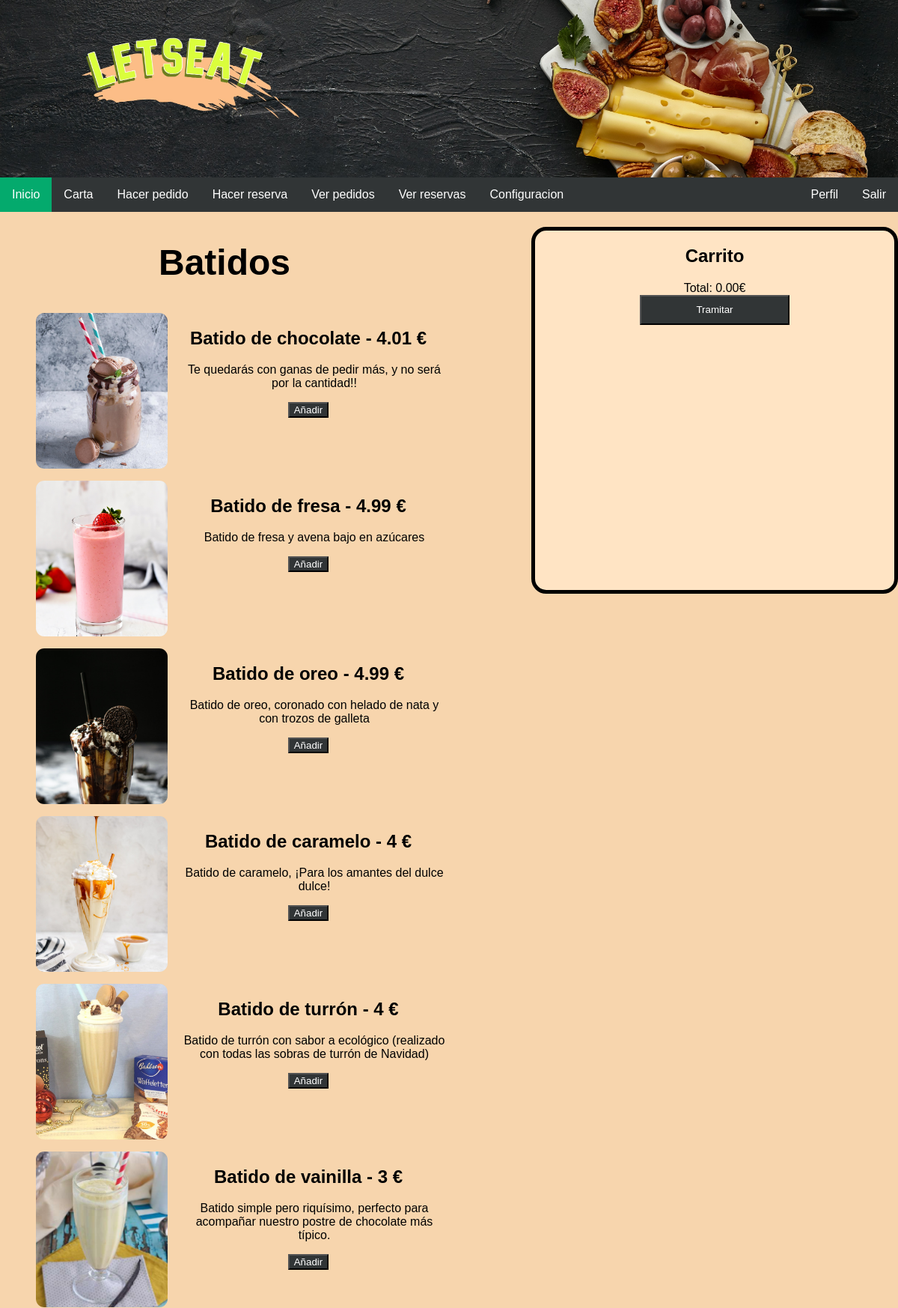
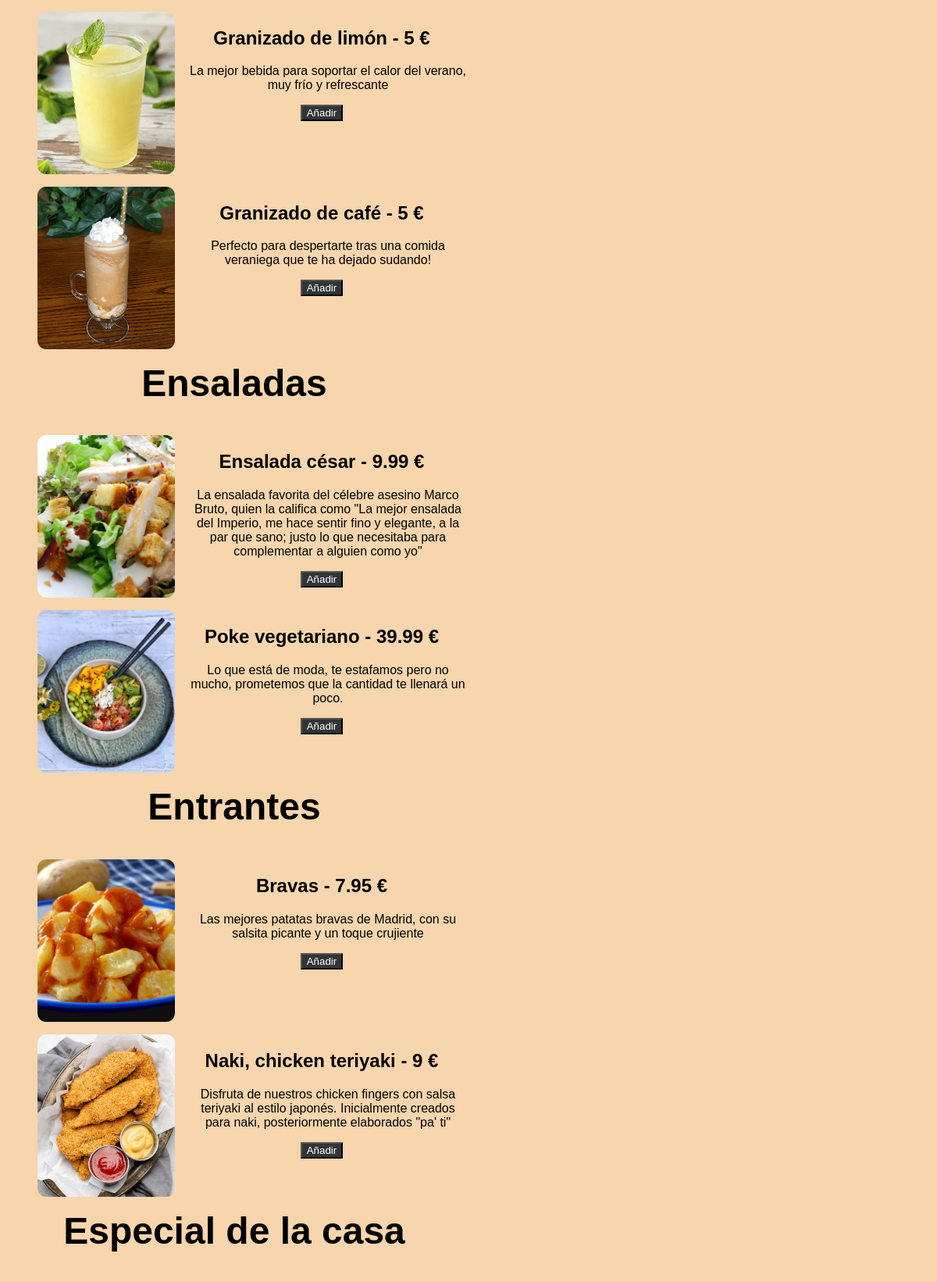
/Code/hacerPedido.php (signed in, upper part), run on the app's committed database (2 pictures, top to bottom).
### tables this page shows
CREATE TABLE `categoria` (
  `id` int(10) NOT NULL,
  `nombre` varchar(32) NOT NULL
);

CREATE TABLE `platos` (
  `id` int(10) NOT NULL,
  `foto` varchar(32) NOT NULL,
  `nombre` varchar(32) NOT NULL,
  `precio` float NOT NULL,
  `descripcion` text NOT NULL,
  `id_categoria` int(11) NOT NULL
);

### Code/includes/Categoria.php (called while the page is built, shortened)
<?php
class Categoria
{
    private $nombre;
    private function __construct($id, $nombre)
    {
        $this->nombre = $nombre;
    }
    public static function listaCategorias()
    {
        $app = Aplicacion::getInstancia();
        $conn = $app->conexionBd();
        $query = sprintf("SELECT * FROM categoria");
        $rs = $conn->query($query);
        if($rs) {
            $listaCategorias = array();
            while($row = mysqli_fetch_assoc($rs)){
                $listaCategorias[] = new Categoria($row['id'], $row['nombre']);
            }
            return $listaCategorias;
        }
        else {
            $rs->free();
            return false;
        }
    }
    public function getNombre()
    {
        return $this->nombre;
    }
}
?>

### Code/includes/Plato.php (called while the page is built, shortened)
<?php
class Plato
{
    private $id;
    private $foto;
    private $nombre;
    private $precio;
    private $descripcion;
    private function __construct($id, $foto, $nombre, $precio, $descripcion, $idCategoria)
    {
        $this->id = $id;
        $this->foto = $foto;
        $this->nombre = $nombre;
        $this->precio = $precio;
        $this->descripcion = $descripcion;
    }
    public static function listaPlatosCategoria($idCat)
    {
        $app = Aplicacion::getInstancia();
        $conn = $app->conexionBd();
        $listaPlatos = array();
        $queryPlatos = sprintf("SELECT * FROM platos WHERE id_categoria = '%d'", $idCat);
        $rsPlatos = $conn->query($queryPlatos);
        if($rsPlatos) {
            while($rowPlato = mysqli_fetch_assoc($rsPlatos)){
                $listaPlatos[] = new Plato($rowPlato['id'], $rowPlato['foto'], $rowPlato['nombre'], $rowPlato['precio'], $rowPlato['descripcion'], $rowPlato['id_categoria']);
            }
            return $listaPlatos;
        }
        else {
            return false;
        }
    }
    public function getId()
    {
        return $this->id;
    }
    public function getNombre()
    {
        return $this->nombre;
    }
    public function getPrecio()
    {
        return $this->precio;
    }
    public function getDescripcion()
    {
        return $this->descripcion;
    }
    public function getFoto()
    {
        return $this->foto;
    }
}
?>

### Code/hacerPedido.php (the view, shortened to what this page needs)
<?php
$listaCSS["hacerPedido"] = "hacerPedido.css";
$contenidoPrincipal = "";
$contenidoPrincipal .= <<<EOF
	<div class="cont">
EOF;
	if ( isset($_SESSION["loged"])){
		$contenidoPrincipal .= <<<EOF
			<div id="divCarta">
		EOF;
		$res = Categoria::listaCategorias();
		foreach ($res as $cat){
			$contenidoPrincipal .= <<<EOF
				<h1 class="mostrarCategoriaPlato">{$cat->getNombre()}</h1>
			EOF;
			$listaPlatos = Plato::listaPlatosCategoria($cat->getId());
			foreach($listaPlatos as $plato){
				$contenidoPrincipal .= <<<EOF
					<div class="divPlato">
				EOF;
				$path = "images/carta/";
				if($plato->getFoto() != NULL){
					$path .= $plato->getFoto();
				}
				else{
					$path .= "default.jpg";
				}
				$contenidoPrincipal .= "<img src=$path class=\"mostrarFoto\" alt=\"foto del plato\">";
				$contenidoPrincipal .= <<<EOF
					<h2 class="mostrarNombrePlato">{$plato->getNombre()} - {$plato->getPrecio()} €</h2>
					<p class="mostrarDescripcionPlato">{$plato->getDescripcion()}</p>
					<button type="submit" class="buttonPropio botonPlato" data-precioplato='{$plato->getPrecio()}' data-idplato='{$plato->getId()}' data-nombreplato='{$plato->getNombre()}'>Añadir</button>
					</div>
				EOF;
			}
		}
		$contenidoPrincipal .= "</div>";
	}
	$contenidoPrincipal .= <<<EOF
		<div id="divCarrito">
		<h2>Carrito</h2>
		<div id="contendorPlatosCarrito">
		</div>
		<div id="total">
			Total: 0.00€
		</div>
		<button type="submit" class="buttonPropio" id="hacerPedidoButton">Tramitar</button>
		</div>
	EOF;
	$contenidoPrincipal .= <<<EOF
		</div>
		<script src="https://code.jquery.com/jquery-3.5.1.min.js"></script>
		<script src="js/hacerPedido.js"></script>
	EOF;
include __DIR__.'/includes/plantillas/plantilla.php';
?>

### Code/includes/plantillas/plantilla.php (shortened to what this page needs)
<?php
function cargarEstilos()
{
	global $listaCSS;
	$listaCSS["navbar"] = "navbar.css";
	$listaCSS["comun"] = "comun.css";
	foreach($listaCSS as $css)
	{
		echo "<link rel=\"stylesheet\" href=\"css/$css\">";
	}
}
	?>
<!DOCTYPE html>
<html lang="es">
<head>
	<?php
	cargarEstilos();
	?>
</head>
<body>
<div id="contenedor">
<?php
	 require('includes/comun/navBar.php');
	 $contenidoPrincipal = $navBar.$contenidoPrincipal;
?>
	<main>
		<article>
			<?= $contenidoPrincipal ?>
		</article>
	</main>
</div>
</body>
</html>

### Code/includes/comun/navBar.php (shortened to what this page needs)
<?php
$activeItems = array("inicio" => "", "carta" => "", "hacerPedido" => "", "hacerReserva" => "", "verPedidos" => "",
                     "verReservas" => "", "configuracionRestaurante" => "", "login" => "", "registro" => "", "perfil" => "");
  $navbarItems = "";
  global $activeItems;
  if(!isset($_GET["page"]))
  {
    $activeItems["inicio"] = "active";
  }
  else{
    $activeItems[$_GET["page"]] = "active";
  }
  $navbarItems .= <<<EOF
  <li class="my-nav-li {$activeItems["inicio"]}">
    <a class="my-nav-item" href="index.php?page=inicio">Inicio</a>
  </li>
  <li class="my-nav-li {$activeItems["carta"]}">
    <a class="my-nav-item" href="carta.php?page=carta">Carta</a>
  </li>
EOF;
  if(isset( $_SESSION["rol"]))
  {
    if($_SESSION["rol"] == "Usuario" || $_SESSION["rol"] == "Administrador")
    {
      $navbarItems .= <<<EOF
      <li class="my-nav-li {$activeItems["hacerPedido"]}">
      <a class="my-nav-item" href="hacerPedido.php?page=hacerPedido">Hacer pedido</a>
    </li>
    <li class="my-nav-li {$activeItems["hacerReserva"]}">
      <a class="my-nav-item" href="hacerReserva.php?page=hacerReserva">Hacer reserva</a>
    </li>
    EOF;
    }
      $navbarItems .= <<<EOF
      <li class="my-nav-li {$activeItems["verPedidos"]}">
      <a class="my-nav-item" href="verPedidos.php?page=verPedidos">Ver pedidos</a>
    </li>
    <li class="my-nav-li {$activeItems["verReservas"]}">
      <a class="my-nav-item" href="verReservas.php?page=verReservas">Ver reservas</a>
    </li>
    EOF;
    if($_SESSION["rol"] == "Propietario" || $_SESSION["rol"] == "Administrador")
    {
      $navbarItems .= <<<EOF
      <li class="my-nav-li {$activeItems["configuracionRestaurante"]}">
      <a class="my-nav-item" href="configuracionRestaurante.php?page=configuracionRestaurante">Configuracion</a>
    </li>
    EOF;
    }
  }
  if(isset( $_SESSION["rol"]))
  {
    $navbarItems .= <<<EOF
    <li style="float:right" class="my-nav-li">
      <a class="my-nav-item" href="salir.php">Salir</a>
    </li>
    EOF;
    $navbarItems .= <<<EOF
    <li style="float:right" class="my-nav-li {$activeItems["perfil"]}">
      <a class="my-nav-item" href="perfil.php?page=perfil">Perfil</a>
    </li>
    EOF;
  }
$navBar = <<<EOF
<div>
<div class="aux">
   <img class="headerImage"  src="images/bannerLetraGrande.jpg" alt="imagen cabecera">
</div>
<div>
      <ul class="my-nav-ul">
        {$navbarItems}
      </ul>
  </div>
</div>
EOF;

### Code/css/hacerPedido.css (style rules this page uses)
.mostrarFoto { float: left; height: 13em; width: 11em; object-fit: cover; border-radius: 0.7em; margin-left: 3em; }
.cont { width: 100%; display: block; }
#divCarrito { background-color: bisque; margin-top: 20px; border: 5px solid black; border-radius: 20px; text-align: center; float: right; width: 40%; height: 30em; overflow-y:auto; }
#divCarta { text-align: center; float: left; width: 50%; }
.divPlato { height: 14em; width: 100%; padding-top: 0; margin-top: 0; float: left; }
.mostrarCategoriaPlato { clear:both; font-size: 3em; text-align: center; }
.mostrarCategoriaPlato:first-letter { text-transform: uppercase; }
.mostrarNombrePlato:first-letter { text-transform: uppercase; }
.mostrarDescripcionPlato { padding-left: 15em; }
.mostrarDescripcionPlato:first-letter { text-transform: uppercase; }
button#hacerPedidoButton { width: 15em; height: 3em; }
.buttonPropio { background-color: #313536; color: white; }

### Code/css/navbar.css (style rules this page uses)
.my-nav-ul { list-style-type: none; margin: 0px; padding: 0px; overflow: hidden; background-color: #313536; }
.my-nav-li { float: left; }
.my-nav-item { display: block; color: white; text-align: center; padding: 14px 16px; text-decoration: none; }
.active { background-color: #04AA6D; }
.headerImage { display: block; max-width: 100%; height: auto; }

### Code/css/comun.css (style rules this page uses)
body, html { border: 0px; margin: 0px; padding: 0px; overflow-x:hidden; font-family: arial; background-color: rgb(247, 213, 173); }

### data on the page
categoria: nombre "batidos"
platos: foto (picture), nombre "batido de chocolate", precio "4.01", descripcion "Te quedarás con ganas de pedir más, y no será por la cantidad!!"
platos: foto (picture), nombre "batido de fresa", precio "4.99", descripcion "Batido de fresa y avena bajo en azúcares"
platos: foto (picture), nombre "Batido de oreo", precio "4.99", descripcion "Batido de oreo, coronado con helado de nata y con trozos de galleta"
platos: foto (picture), nombre "Batido de caramelo", precio "4", descripcion "Batido de caramelo, ¡Para los amantes del dulce dulce!"
platos: foto (picture), nombre "Batido de turrón", precio "4", descripcion "Batido de turrón con sabor a ecológico (realizado con todas las sobras de turrón de Navidad)"
platos: foto (picture), nombre "Batido de vainilla", precio "3", descripcion "Batido simple pero riquísimo, perfecto para acompañar nuestro postre de chocolate más típico."
platos: foto (picture), nombre "Granizado de limón", precio "5", descripcion "La mejor bebida para soportar el calor del verano, muy frío y refrescante"
platos: foto (picture), nombre "Granizado de café", precio "5", descripcion "Perfecto para despertarte tras una comida veraniega que te ha dejado sudando!"
categoria: nombre "ensaladas"
platos: foto (picture), nombre "ensalada césar", precio "9.99", descripcion "La ensalada favorita del célebre asesino Marco Bruto, quien la califica como \"La mejor ensalada del Imperio, me hace sentir fino y elegante, a la par que sano; justo lo que necesitaba para complementar a alguien como yo\""
platos: foto (picture), nombre "poke vegetariano", precio "39.99", descripcion "Lo que está de moda, te estafamos pero no mucho, prometemos que la cantidad te llenará un poco."
categoria: nombre "entrantes"
platos: foto (picture), nombre "bravas", precio "7.95", descripcion "Las mejores patatas bravas de Madrid, con su salsita picante y un toque crujiente"
platos: foto (picture), nombre "naki, chicken teriyaki", precio "9", descripcion "Disfruta de nuestros chicken fingers con salsa teriyaki al estilo japonés. Inicialmente creados para naki, posteriormente elaborados \"pa' ti\""
categoria: nombre "especial de la casa"
